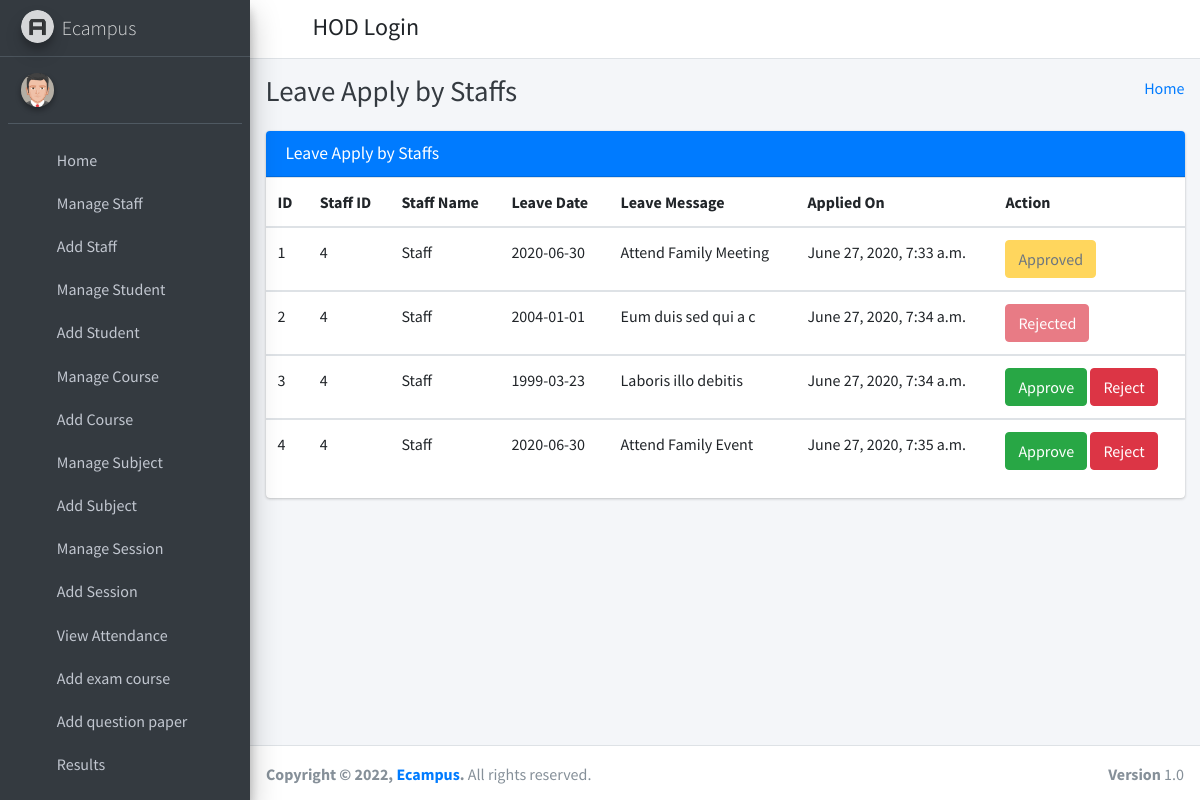
Screenshot of /staff_leave_view/ with the database file from the repository.
### student_management_app/models.py (models this page shows)
class LeaveReportStaff(models.Model):
    id = models.AutoField(primary_key=True)
    staff_id = models.ForeignKey(Staffs, on_delete=models.CASCADE)
    leave_date = models.CharField(max_length=255)
    leave_message = models.TextField()
    leave_status = models.IntegerField(default=0)
    created_at = models.DateTimeField(auto_now_add=True)
    updated_at = models.DateTimeField(auto_now=True)
    objects = models.Manager()

class Staffs(models.Model):
    id = models.AutoField(primary_key=True)
    admin = models.OneToOneField(CustomUser, on_delete = models.CASCADE)
    address = models.TextField()
    created_at = models.DateTimeField(auto_now_add=True)
    updated_at = models.DateTimeField(auto_now=True)
    objects = models.Manager()

class CustomUser(AbstractUser):
    user_type_data = ((1, "HOD"), (2, "Staff"), (3, "Student"))
    user_type = models.CharField(default=1, choices=user_type_data, max_length=10)

### student_management_app/HodViews.py (the view)
# urls.py: path('staff_leave_view/', HodViews.staff_leave_view, name="staff_leave_view"),
def staff_leave_view(request):
    leaves = LeaveReportStaff.objects.all()
    context = {
        "leaves": leaves
    }
    return render(request, 'hod_template/staff_leave_view.html', context)

### student_management_app/templates/hod_template/staff_leave_view.html (shortened to what this page needs)
{% extends 'hod_template/base_template.html' %}
{% block page_title %}
    Leave Apply by Staffs
{% endblock page_title %}
{% block main_content %}
{% load static %}
<section class="content">
        <div class="container-fluid">
            <div class="row">
                <div class="col-md-12">
                    <div class="card card-primary">
                        <div class="card-header">
                            <h3 class="card-title">Leave Apply by Staffs</h3>
                        </div>
                        <div class="table-responsive">
                            <table class="table">
                                <thead>
                                <tr>
                                    <th>ID</th>
                                    <th>Staff ID</th>
                                    <th>Staff Name</th>
                                    <th>Leave Date</th>
                                    <th>Leave Message</th>
                                    <th>Applied On</th>
                                    <th>Action</th>
                                </tr>
                                </thead>
                                {% for leave in leaves %}
                                <tbody>
                                <tr>
                                    <td>{{ leave.id }}</td>
                                    <td>{{ leave.staff_id.admin.id }}</td>
                                    <td>{{ leave.staff_id.admin.first_name }} {{ feedback.staff_id.admin.last_name }}</td>
                                    <td>{{ leave.leave_date }}</td>
                                    <td>{{ leave.leave_message }}</td>
                                    <td>{{ leave.created_at }}</td>
                                    <td>
                                        {% if leave.leave_status == 0 %}
                                            <a href="{% url 'staff_leave_approve' leave_id=leave.id %}" class="btn btn-success">Approve</a>
                                            <a href="{% url 'staff_leave_reject' leave_id=leave.id %}" class="btn btn-danger">Reject</a>
                                        {% elif leave.leave_status == 1 %}
                                            <button class="btn btn-warning" disabled="disabled">Approved</button>
                                        {% else %}
                                            <button class="btn btn-danger" disabled="disabled">Rejected</button>
                                        {% endif %}
                                    </td>
                                </tr>
                                </tbody>
                                {% endfor %}
                            </table>
                        </div>
                    </div>
                </div>
            </div>
        </div>
      </section>
  {% endblock main_content %}

### rows the page displays
LeaveReportStaff: id "1", staff_id.admin.id "4", staff_id.admin.first_name "Staff", leave_date "2020-06-30", leave_message "Attend Family Meeting", created_at "June 27, 2020, 7:33 a.m.", leave_status "Approved"
LeaveReportStaff: id "2", staff_id.admin.id "4", staff_id.admin.first_name "Staff", leave_date "2004-01-01", leave_message "Eum duis sed qui a c", created_at "June 27, 2020, 7:34 a.m.", leave_status "Rejected"
LeaveReportStaff: id "3", staff_id.admin.id "4", staff_id.admin.first_name "Staff", leave_date "1999-03-23", leave_message "Laboris illo debitis", created_at "June 27, 2020, 7:34 a.m.", leave_status "Approve"
LeaveReportStaff: id "4", staff_id.admin.id "4", staff_id.admin.first_name "Staff", leave_date "2020-06-30", leave_message "Attend Family Event", created_at "June 27, 2020, 7:35 a.m.", leave_status "Approve"
